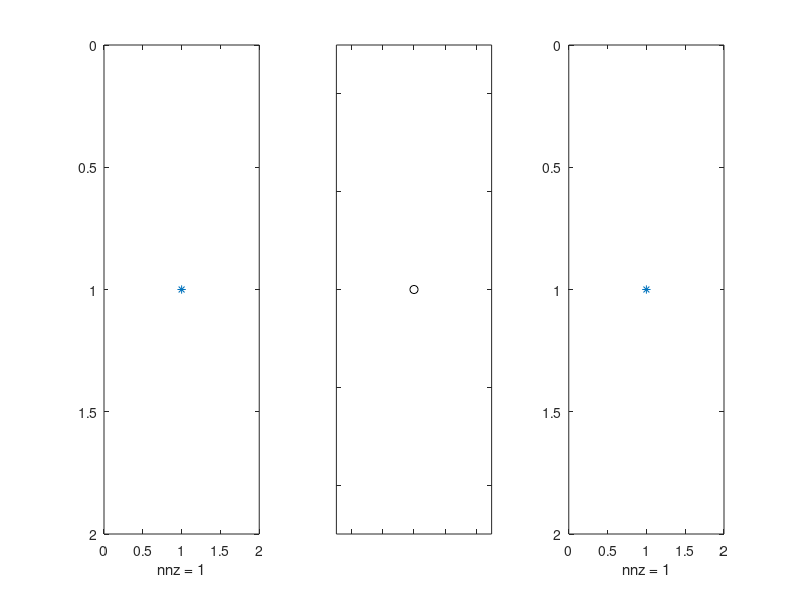

Here is the MATLAB script that generated this plot: (Note: this script raises an error after producing the figure.)
function test21
%TEST21 test cs_updown, chol_updown2
%
% Example:
%   test21
% See also: testall

% Copyright 2006-2012, Timothy A. Davis, http://www.suitesparse.com

clear functions
rand ('state', 0) ;
randn ('state', 0) ;

clf

for trials = 1:100
    if (trials <= 1)
        n = trials ;
    else
        n = 1+fix (100 * rand (1)) ;
    end
    fprintf ('n: %d\n', n) ;
    d = 0.1 * rand (1) ;
    A = sprandn (n,n,d) ;

    if (~ispc)
        if (rand ( ) > .5)
            A = A + 1i * sprand (A) ;
        end
    end

    A = A+A' + 100 * speye (n) ;
    try
        p = amd (A) ;
    catch
        p = symamd (A) ;
    end
    A = sparse (A (p,p)) ;

    try
        L = chol (A)' ;
    catch
        continue ;
    end

    parent = etree (A) ;

    subplot (1,3,1) ;
    spy (A) ;

    if (n > 0)
        subplot (1,3,2) ;
        treeplot (parent) ;
    end

    subplot (1,3,3) ;
    spy (L) ;

    drawnow

    for trials2 = 1:10

        k = 1+fix (n * rand (1)) ;
        if (k <= 0 | k > n)                                                 %#ok
            k = 1 ;
        end

        w = sprandn (L (:,k)) ;
        Anew = A + w*w' ;

        Lnew = cs_updown (L, w, parent) ;
        err6 = norm (Lnew*Lnew' - Anew, 1) ;

        Lnew = cs_updown (L, w, parent, '+') ;
        err7 = norm (Lnew*Lnew' - Anew, 1) ;

        [Lnew, wnew] = chol_updown2 (L, 1, w) ;
        err2 = norm (Lnew*Lnew' - Anew, 1) ;
        err10 = norm (wnew - (L\w)) ;

        L3 = chol_updown2 (L, +1, w) ;
        err9 = norm (L3*L3' - Anew, 1) ;



        [L2, wnew] = chol_updown2 (Lnew, -1, w) ;
        err3 = norm (L2*L2' - A, 1) ;
        err11 = norm (wnew - (Lnew\w)) ;

        L2 = cs_updown (Lnew, w, parent, '-') ;
        err5 = norm (L2*L2' - A, 1) ;

        L2 = chol_updown2 (Lnew, -1, w) ;
        err8 = norm (L2*L2' - A, 1) ;

        err = max ([err2 err3 err5 err6 err7 err9 err8 err10 err11]) ;

        fprintf ('   k %3d  %6.2e\n', k, err) ;

        if (err > 1e-11)
            err2        %#ok
            err3        %#ok
            err5        %#ok
            err6        %#ok
            err7        %#ok
            err8        %#ok
            err9        %#ok
            err10       %#ok
            err11       %#ok
            pause
        end


    end
    % pause

end
